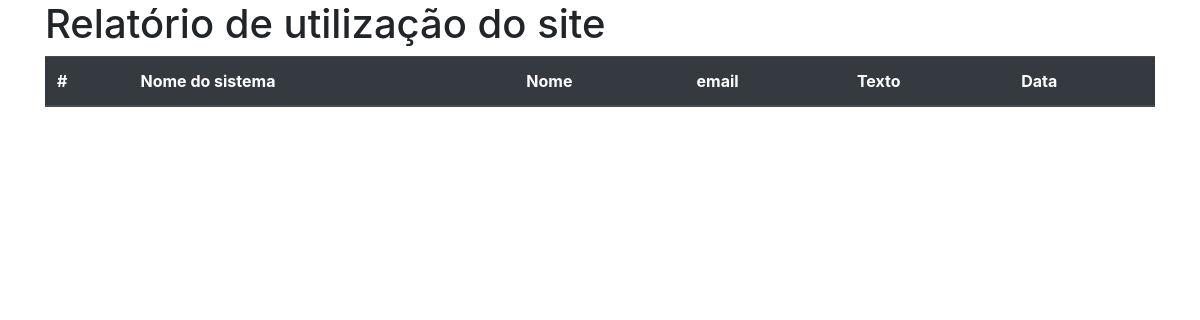
/verific/, run on an earlier commit of the app's database.
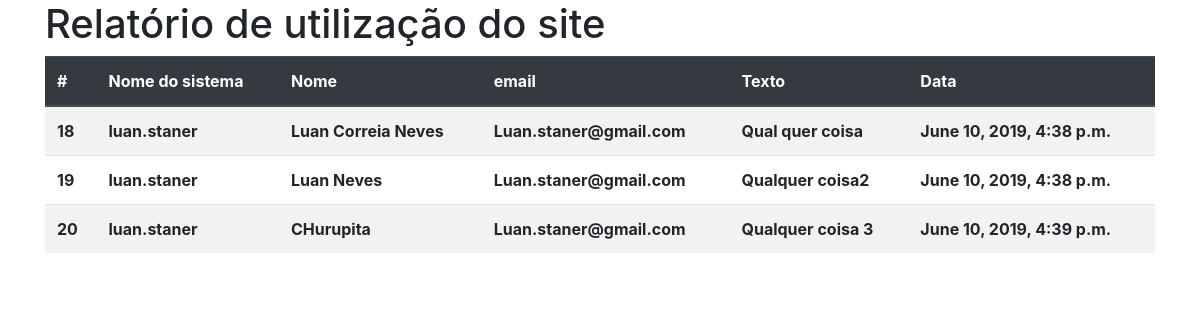
And on a later commit of the database.
### sitePessoalApp/models.py (models this page shows, shortened)
class DadosContato(models.Model):
    nomeSis = models.CharField(max_length=20, default= 'desconhecido')
    nome = models.CharField(max_length=40)
    email = models.CharField(max_length=40)
    texto = models.CharField(max_length=300)
    data = models.DateTimeField(
            default=timezone.now)

### verifica/views.py (the view)
# urls.py: path('', views.index2, name='index2')
def index2(request):
    dado = DadosContato.objects.all()
    return render(request, 'index2.html',{'dado': dado})

### verifica/templates/index2.html (shortened to what this page needs)
<!DOCTYPE html>
<html lang="pt">
<head>
    <link rel="stylesheet" href="https://stackpath.bootstrapcdn.com/bootstrap/4.3.1/css/bootstrap.min.css"
>
</head>
<body class="container">
    <h1>Relatório de utilização do site</h1>
    <table class="table table-striped">
        <thead class="thead-dark">
            <tr>
                <th scope="col">
                    #
                </th>
                <th scope="col">
                    Nome do sistema
                </th>
                <th scope="col">
                    Nome
                </th>
                <th scope="col">
                    email
                </th>
                <th scope="col">
                    Texto
                </th>
                <th scope="col">
                    Data
                </th>
            </tr>
        </thead>
        <tbody>
            {% for i in dado %}
            <tr>
                <th scope="row">{{ i.id }} </th>
                <th scope="row">{{ i.nomeSis }} </th>
                <th scope="row">{{ i.nome }} </th>
                <th scope="row">{{ i.email }} </th>
                <th scope="row">{{ i.texto }} </th>
                <th scope="row">{{ i.data }} </th>
            </tr>
            {% endfor %}
        </tbody>
    </table>
</body>
</html>

What changed in the data, as far as the page shows it:
added DadosContato: id "18", nomeSis "luan.staner", nome "Luan Correia Neves", email "Luan.staner@gmail.com", texto "Qual quer coisa", data "June 10, 2019, 4:38 p.m."
added DadosContato: id "19", nomeSis "luan.staner", nome "Luan Neves", email "Luan.staner@gmail.com", texto "Qualquer coisa2", data "June 10, 2019, 4:38 p.m."
added DadosContato: id "20", nomeSis "luan.staner", nome "CHurupita", email "Luan.staner@gmail.com", texto "Qualquer coisa 3", data "June 10, 2019, 4:39 p.m."
